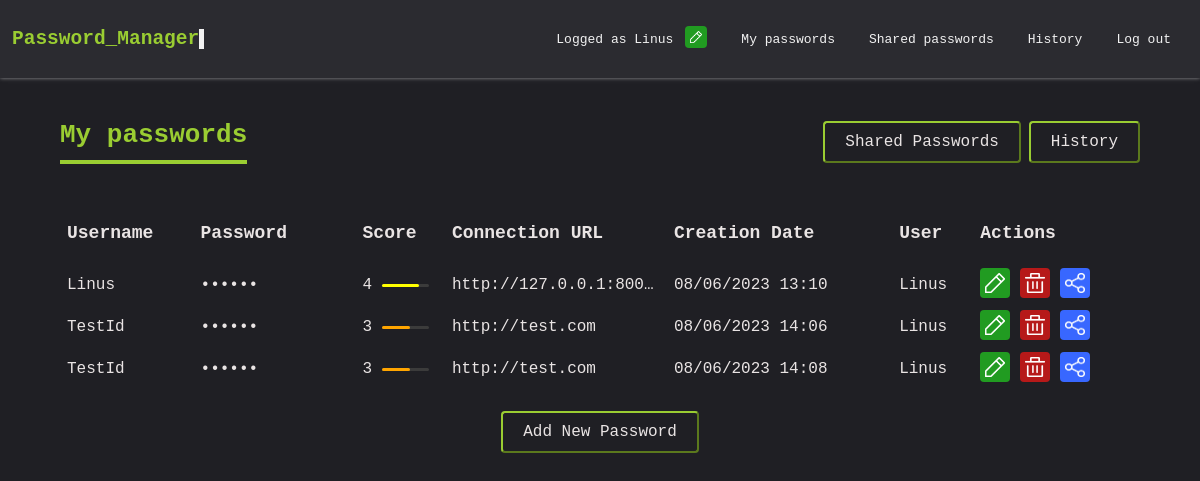
Page /items_list (signed in) on the earlier database version.
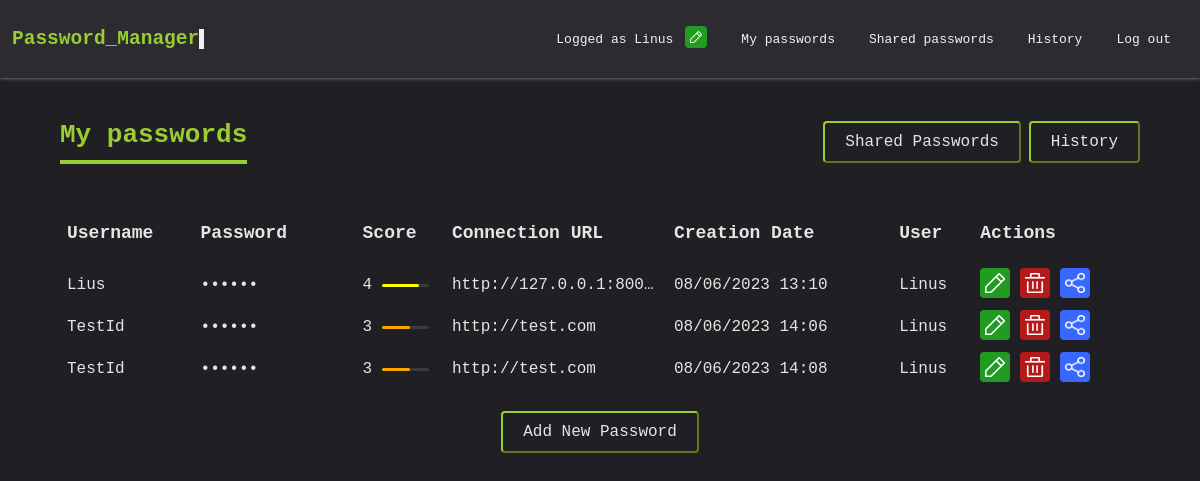
Same page on the later database version.
### app/models.py (models this page shows)
class Item(Model):
    user_name = models.CharField(blank=False, null=False, max_length=255)
    password = models.CharField(blank=False, null=False, max_length=255)
    url = models.CharField(blank=False, null=False, max_length=255)
    creation_date = models.DateTimeField(auto_now_add=True)
    last_modification_date = models.DateTimeField(auto_now=True)
    creation_user = models.ForeignKey(User, on_delete=models.CASCADE)
    password_score = models.CharField(blank=False, null=True, max_length=255)

### app/views.py (the view, shortened to what this page needs)
# urls.py: path("items_list", items_list, name="items_list"),
@login_required
def items_list(request):
    items = Item.objects.filter(creation_user=request.user)
    for item in items:
        item.user_name = crypter.decrypt(item.user_name.encode()).decode()
        item.password = crypter.decrypt(item.password.encode()).decode()
        item.url = crypter.decrypt(item.url.encode()).decode()
    shared_items = SharedItem.objects.filter(receiving_user=request.user)
    has_shared_items = shared_items.exists()
    return render(
        request,
        "items_list.html",
        context={
            "items": items,
            "shared_items": shared_items,
            "has_shared_items": has_shared_items,
        },
    )

### templates/items_list.html (shortened to what this page needs)
{% load static %}
{% load tz %}
<!DOCTYPE html>
<html>
<head>
    <link rel="stylesheet" href="{% static 'css/app.css' %}" type="text/css">
    <link rel="stylesheet" href="{% static 'css/items.css' %}" type="text/css">
    <link rel="stylesheet" href="{% static 'css/navigation_bar.css' %}" type="text/css">
</head>
<body>
    {% include 'navigation_bar.html' %}
    <div class="items-list">
        <div class="head-title">
            <h1 class="title">My passwords</h1>
            <div>
                <a class="button" href="/shared_items">Shared passwords</a>
                <a class="button" href="/history">History</a>
            </div>
        </div>
        <table>
            <thead>
                <tr>
                    <th>Username</th>
                    <th>Password</th>
                    <th>Score</th>
                    <th>Connection URL</th>
                    <th>Creation Date</th>
                    <th>User</th>
                    <th>Actions</th>
                </tr>
            </thead>
            <tbody>
                {% for item in items %}
                <tr>
                    <td>{{ item.user_name }}</td>
                    <td data-id="{{ item.id }}" class="password">••••••</td>
                    <td class="score">
                        {{ item.password_score }}
                        <div class="score-bar">
                            <div class="score-{{item.password_score}}"></div>
                        </div>
                    </td>
                    <td class="item-url"><a href="{{ item.url }}" target="_blank" title="{{ item.url }}">{{ item.url }}</a></td>
                    <td>{{ item.creation_date|date:"d/m/Y H:i" }}</td>
                    <td>{{ item.creation_user }}</td>
                    <td class="actions">
                        <a href="update_item/{{ item.id }}" title="Update" class="tooltip"><img class="edit"
                                src="{% static 'img/edit.png' %}" /></a>
                        <a href="#" onclick="confirmDelete('{{ item.id }}')" title="Delete" class="tooltip"><img
                                class="trash" src="{% static 'img/trash.png' %}" /></a>
                        <a href="{% url 'share_item' item.id %}" title="Share" class="tooltip"><img class="share"
                                src="{% static 'img/share.png' %}" /></a>
                    </td>
                </tr>
                {% endfor %}
            </tbody>
        </table>
        <a class="button" href="create_item">Add new password</a>
    </div>
</body>
</html>

Differences in the rows shown:
changed Item "http://127.0.0.1:800…": user_name "Linus" → "Lius"
